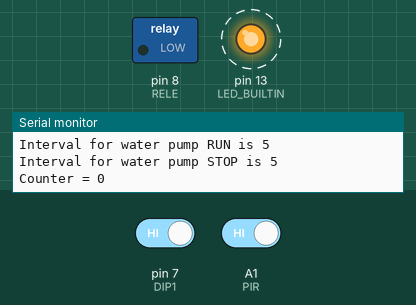
Recording of a program running on a simulated Arduino Nano, built with avr-gcc and run on an emulated ATmega328P. Parts: switched loads named in the program (green lamp = pin HIGH), output pins drawn as LEDs (lit = HIGH), the last lines printed to the serial monitor. Dashed ring = blinking. Inputs (shaded band) come from the test bench; at power-on: pin 7 (DIP1) HIGH, A1 (PIR) HIGH. EEPROM starts erased.

Above: at 3.2 s.
3.3 s: pin 7 (DIP1) driven LOW
At 4.4 s:
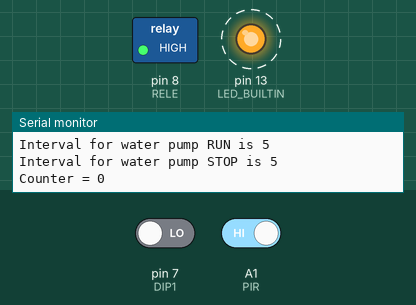
6.3 s: A1 (PIR) driven LOW
At 6.9 s:
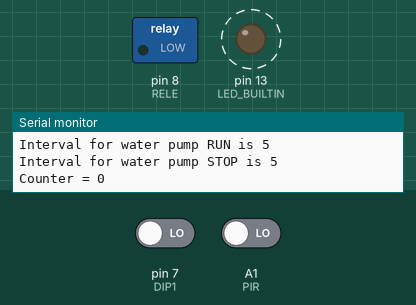
9.3 s: A1 (PIR) driven HIGH
At 9.9 s:
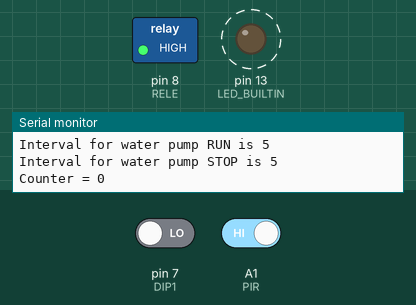
Timing chart, 0 to 18.3 s (numbered marks = the images above; inputs shaded):
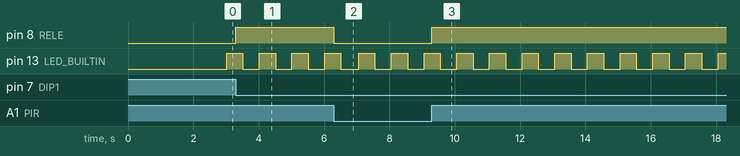

Measured:
- after the input at 3.3 s, pin 8 (RELE): LOW → HIGH at once
- after the input at 6.3 s, pin 8 (RELE): HIGH → LOW at once
- after the input at 9.3 s, pin 8 (RELE): LOW → HIGH at once
- by itself, pin 13 (LED_BUILTIN): alternates HIGH for 0.50 s and LOW for 0.50 s

The program:

main.cpp
```cpp
#include <Arduino.h>
#include <Ticker.h>
#include <EEPROM.h>
#include <avr/wdt.h>

// Interval zapnuteho cerpadla v sekundach
#define RUN_INTERVAL  5
#define STOP_INTERVAL  5
#define RELE  8
#define PIR  A1
#define DIP1  7
#define DIP2  6
#define DIP3  5
#define EEINDEXADR  0
#define EECOUNTERADR  32

inline void pumpOff(void);
inline void pumpIgnDi(void);
inline void blink(void);
inline uint16_t eepAdrGet(void);
inline bool pirRiseEdge(void);
inline void serialPrint(void);

bool ledState, pirState = true, ignore;
uint32_t counter = 0;
uint8_t eeIndex;

Ticker tmrBlink(blink,500);
Ticker tmrRun(pumpOff, RUN_INTERVAL * 1000, 1);
Ticker tmrStop(pumpIgnDi, STOP_INTERVAL * 1000, 1);
Ticker tmrSerial(serialPrint, 5000);

void setup() {
// Init serial
  while (!Serial);
  Serial.begin(9600);
  delay(2000);

  pinMode(LED_BUILTIN, OUTPUT);
  pinMode(RELE, OUTPUT); // rele
  pinMode(PIR, INPUT_PULLUP); // vstup pre PIR
  pinMode(DIP1, INPUT_PULLUP); // vstup pre DIP SW
  pinMode(DIP2, INPUT_PULLUP); // vstup pre DIP SW
  pinMode(DIP3, INPUT_PULLUP); // vstup pre DIP SW

  // EEPROM INIT
  //EEPROM.put(0,0xff);   // counter reset
  EEPROM.get(EEINDEXADR, eeIndex);
  if (eeIndex == 0xff) {
    eeIndex = 0;
    EEPROM.put(EEINDEXADR, eeIndex);
    EEPROM.put(EECOUNTERADR, counter);
  }
  // nacitanie counter z EEPROMky
  EEPROM.get(eeIndex * sizeof(counter) + EECOUNTERADR, counter);

  tmrBlink.start();
  tmrSerial.start();
  serialPrint();
  wdt_enable(WDTO_1S);
}

void loop() {
  tmrRun.update();
  tmrStop.update();
  tmrBlink.update();
  tmrSerial.update();

  wdt_reset();

  if (!digitalRead(DIP1)) {   // testovaci rezim
    digitalWrite(RELE,digitalRead(PIR));
  }
  else {                      // prevadzkovy rezim
    if (!ignore) {
      if (pirRiseEdge()) {
        digitalWrite(RELE, 1);
        ignore = true;
        tmrRun.start();
        counter++;
        if ((counter / 0xffff) != eeIndex) {
          eeIndex = (counter / 0xffff);
          EEPROM.put(EEINDEXADR, eeIndex);
        }
        EEPROM.put(eeIndex * sizeof(counter) + EECOUNTERADR, counter);
      }
    }
    else pirRiseEdge();
  }
}
// ******************************************************
// ******************************************************
inline void pumpOff(void) {
  digitalWrite(RELE, 0);
  tmrStop.start();
}
// ------------------------------------------------------
inline void pumpIgnDi(void) {
  ignore = false;
}
// ------------------------------------------------------
inline void blink(void) {
  digitalWrite(LED_BUILTIN, ledState);
  ledState = !ledState;
}
// ------------------------------------------------------
inline bool pirRiseEdge(void) {
  if (digitalRead(PIR)) {
    if (!pirState) {
      pirState = true;
      return(true);
    }
  }
  else pirState = false;
  return(false);
}
// ------------------------------------------------------
inline void serialPrint(void) {
  Serial.println(F("PWP12 v1.0 2020/04"));
  Serial.print(F("Interval for water pump RUN is "));
  Serial.println(RUN_INTERVAL,DEC);
  Serial.print(F("Interval for water pump STOP is "));
  Serial.println(STOP_INTERVAL,DEC);
  Serial.print(F("Counter = "));
  Serial.println(counter,DEC);
  Serial.println();
}
// ------------------------------------------------------
```
